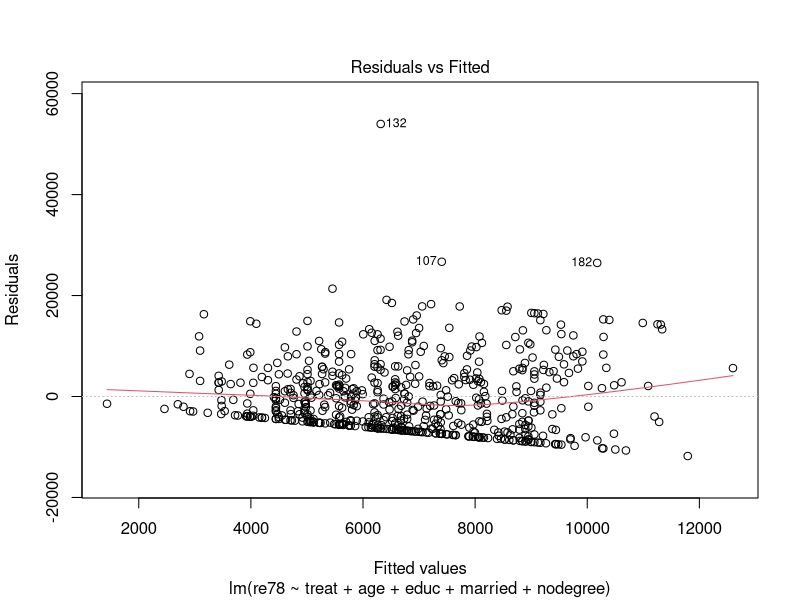
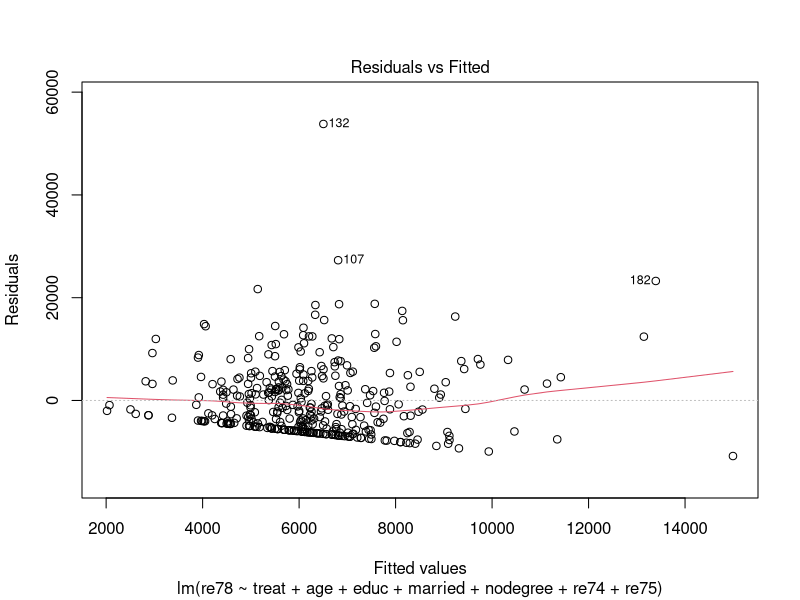
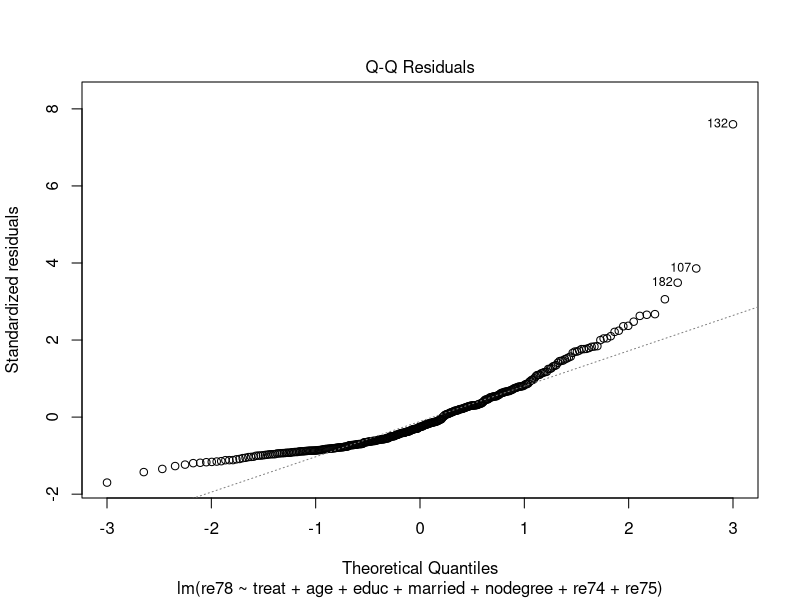

Source code (R) for these figures, in order:
## ---- chunk 1
#| include: FALSE
library(MatchIt)
library(tidyverse)
library(kableExtra)
data = read.csv('lalondeMeth10 (1).csv')
## ---- chunk 2
m = matchit(treat ~ age + educ + married + 
              nodegree + re74 + re75,
            data = data,
            method = NULL,
            distance = "glm") 

summary(m)
## ---- chunk 3
m2 = lm(re78 ~ treat + age + educ + married + nodegree,
        data = data)

plot(m2, which=1)
## ---- chunk 4
coef(summary(m2))
## ---- chunk 5
confint(m2)
## ---- chunk 6
matches = matchit(treat ~ age + educ + married + 
              nodegree,
            data = data,
            method = "nearest",
            distance = "glm") 

matches
## ---- chunk 7
bind_rows(
  data.frame(summary(matches)$sum.matched)[,1:3] |> 
    mutate(type = "matched"),
  data.frame(summary(matches)$sum.all)[,1:3] |> 
    mutate(type = "unmatched"),
) |> kable()

## ---- chunk 8
matched_data = match.data(matches)

treat_sum = matched_data |> 
  filter(treat == 1) |>
  group_by() |> 
  summarize(mean = mean(re78),
            std = var(re78)/n())

control_sum = matched_data |> 
  filter(treat == 0) |>
  group_by() |> 
  summarize(mean = mean(re78),
            std = var(re78)/n())

treat_SE = treat_sum |> pull(std)
contr_SE = control_sum |> pull(std)

y_bar_t = treat_sum |> pull(mean)
y_bar_c = control_sum |> pull(mean)

tau_hat = y_bar_t - y_bar_c

val = 1.96 * sqrt(treat_SE + contr_SE)

cat("Point estimate for treatment effect: ", tau_hat, "\n")
cat("95% Conf. Int for treatment effect: ", "[", tau_hat - val, 
    ",", tau_hat + val, "]")

## ---- chunk 9
m4 = lm(re78 ~ treat + age + educ + married + nodegree + re74 + re75,
        data = matched_data)

plot(m4, which = c(1,2))
## ---- chunk 10
coef(summary(m4))
## ---- chunk 11
confint(m4)
